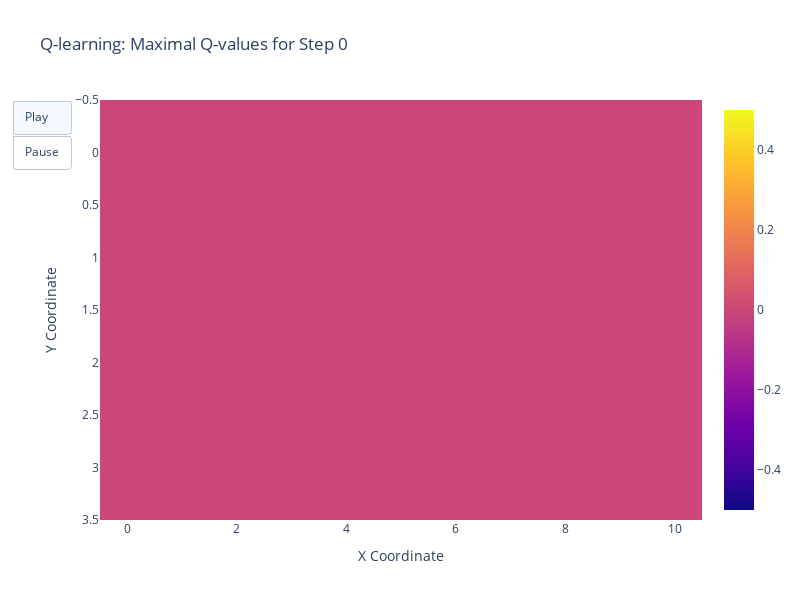
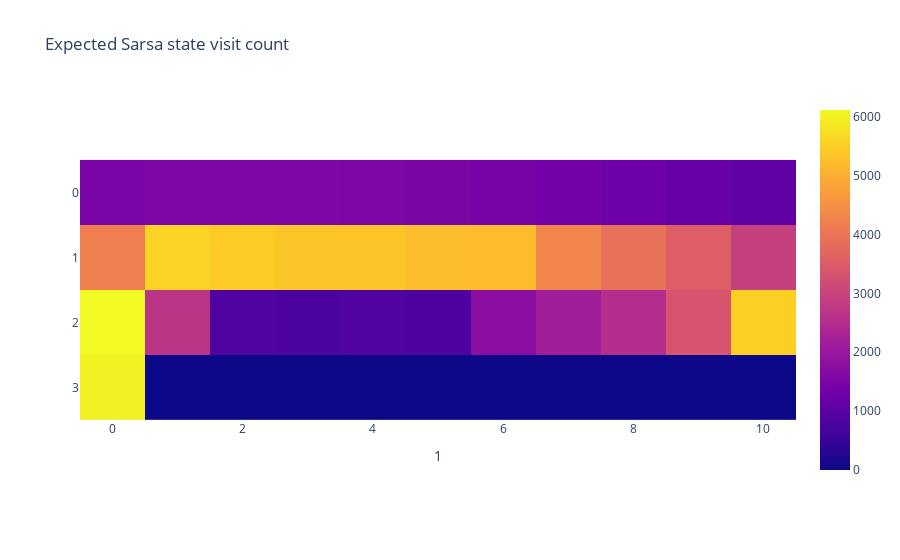

These figures' notebook cell, in order:
### Code cell
env_states, action_keys, obs, rewards, done, q_values = tabular_rollout(key, TIME_STEPS, N_ACTIONS, GRID_SIZE, env, agent, policy)
animated_heatmap(q_values, dims=jnp.asarray(GRID_SIZE), agent_name="Q-learning", sample_freq=500, log_scale=False)
plot_path(obs, title="Expected Sarsa state visit count")

### Figure 1 — Plotly figure (JSON) as saved in the notebook; plotly's stock layout.template omitted (floating-point values rounded to 4 significant figures)
{"data": [{"type": "heatmap", "z": [[0, 0, 0, 0, 0, 0, 0, 0, 0, 0, 0], [0, 0, 0, 0, 0, 0, 0, 0, 0, 0, 0], [0, 0, 0, 0, 0, 0, 0, 0, 0, 0, 0], [0, 0, 0, 0, 0, 0, 0, 0, 0, 0, 0]]}], "layout": {"height": 600, "title": {"text": "Q-learning: Maximal Q-values for Step 0"}, "updatemenus": [{"buttons": [{"args": [null, {"frame": {"duration": 50, "redraw": true}, "fromcurrent": true}], "label": "Play", "method": "animate"}, {"args": [[null], {"frame": {"duration": 0, "redraw": false}}], "label": "Pause", "method": "relayout"}], "type": "buttons"}], "width": 800, "xaxis": {"autorange": true, "range": [0, 11], "title": {"text": "X Coordinate"}}, "yaxis": {"autorange": true, "range": [4, 0], "title": {"text": "Y Coordinate"}}}}

### Figure 2 — Plotly figure (JSON) as saved in the notebook; plotly's stock layout.template omitted (floating-point values rounded to 4 significant figures)
{"data": [{"coloraxis": "coloraxis", "hovertemplate": "1: %{x}<br>y: %{y}<br>color: %{z}<extra></extra>", "name": "0", "type": "heatmap", "x": [0, 1, 2, 3, 4, 5, 6, 7, 8, 9, 10], "xaxis": "x", "y": [0, 1, 2, 3], "yaxis": "y", "z": [[1490, 1535, 1561, 1559, 1538, 1498, 1447, 1378, 1296, 1193, 1087], [4181, 5570, 5441, 5373, 5358, 5243, 5220, 4286, 3908, 3561, 2927], [6115, 2684, 819, 771, 849, 803, 1761, 2161, 2530, 3338, 5508], [6011, 0, 0, 0, 0, 0, 0, 0, 0, 0, 0]]}], "layout": {"coloraxis": {"colorscale": [[0, "#0d0887"], [0.1111, "#46039f"], [0.2222, "#7201a8"], [0.3333, "#9c179e"], [0.4444, "#bd3786"], [0.5556, "#d8576b"], [0.6667, "#ed7953"], [0.7778, "#fb9f3a"], [0.8889, "#fdca26"], [1, "#f0f921"]]}, "title": {"text": "Expected Sarsa state visit count"}, "xaxis": {"anchor": "y", "constrain": "domain", "domain": [0, 1], "scaleanchor": "y", "title": {"text": "1"}}, "yaxis": {"anchor": "x", "autorange": "reversed", "constrain": "domain", "domain": [0, 1]}}}
